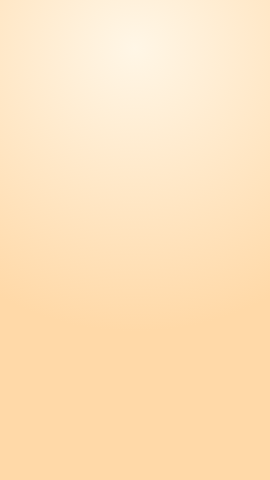
#> input picture art/export/bg/bg_ground.png, 270 x 480 px; its folder holds only this picture in this run
$ python -i uigate_lib.py   (imports and definitions only)
#> lines starting #> are read from the running program, lines starting #| are printed output that depends on the picture
# GENERATED by PrototypeFramework 0.4.2 from Documentation~/agent/tools/uigate_lib.py — do not edit here. Change it in the framework repo, then run Framework/Agent Docs/Sync (editor) or Tools/Build/pf-build.sh agentdocs.
"""Shared helpers for the UiGate tuning tools — parse a Visual Contract, read the judge archive,
run the judge, and compute the deterministic image metrics.

Nothing here decides a verdict. The judge (`Tools/pf/visual-judge.sh`) is the only thing that
answers a contract row; these helpers only count what it said, and measure the pixels with
arithmetic that does not involve a model, so the two can be compared.
"""

import glob
import math
import os
import re
import subprocess
from collections import Counter

# Synced into Tools/pf/ beside the judge. The DATA is the SKU's: UIGATE_ROOT (default Tools/UiGate,
# resolved from this file, not the cwd) holds contracts, captures and tuning/ — the same resolution
# visual-judge.sh uses, so every tool reads the one archive the judge writes.
HERE = os.path.dirname(os.path.abspath(__file__))
ROOT = os.path.abspath(os.path.join(HERE, "..", ".."))
UIGATE = os.path.abspath(os.environ.get("UIGATE_ROOT") or os.path.join(HERE, "..", "UiGate"))
ARCHIVE = os.path.abspath(os.environ.get("UIGATE_ARCHIVE_ROOT") or os.path.join(UIGATE, "captures"))
TUNING = os.path.join(UIGATE, "tuning")
JUDGE = os.path.join(HERE, "visual-judge.sh")

VERDICTS = ("SATISFIED", "VIOLATED", "CANNOT-TELL")


# --- the contract -------------------------------------------------------------------------------

# [47 lines left out: functions contract_section, contract_block, resolve, contract_rows, not called in this run]


def scored_rows(rows):
    """Rows a verdict can be scored on: every row except the declared CANNOT-TELL fallback."""
    return sorted(n for n, t in rows.items() if not t.upper().startswith("CANNOT-TELL FALLBACK"))


# --- the archive --------------------------------------------------------------------------------

# [71 lines left out: functions parse_record, records, halts, run_judge, majority, not called in this run]


# --- deterministic image metrics (Pillow only) ---------------------------------------------------

def _img(path, size=None):
#> called with path = '../../art/export/bg/bg_ground.png', size = (540, 960)
    from PIL import Image
    im = Image.open(path).convert("RGB")
    if size:
        im = im.resize(size, Image.LANCZOS)
#> im: PIL image 540x960 RGB
    return im


# [19 lines left out: functions _srgb_to_lab, _palette, not called in this run]


def _de(a, b):
    return math.sqrt(sum((p - q) ** 2 for p, q in zip(a, b)))


# [6 lines left out: function palette_distance, not called in this run]


def _gray(path, size=(54, 96)):
    return list(_img(path, size).convert("L").getdata())


# [18 lines left out: functions layout_correlation, colourfulness, not called in this run]


def detail(path):
    """Mean edge magnitude of a 540×960 greyscale — a proxy for rendered detail/finish."""
    from PIL import ImageFilter
    im = _img(path, (540, 960)).convert("L").filter(ImageFilter.FIND_EDGES)
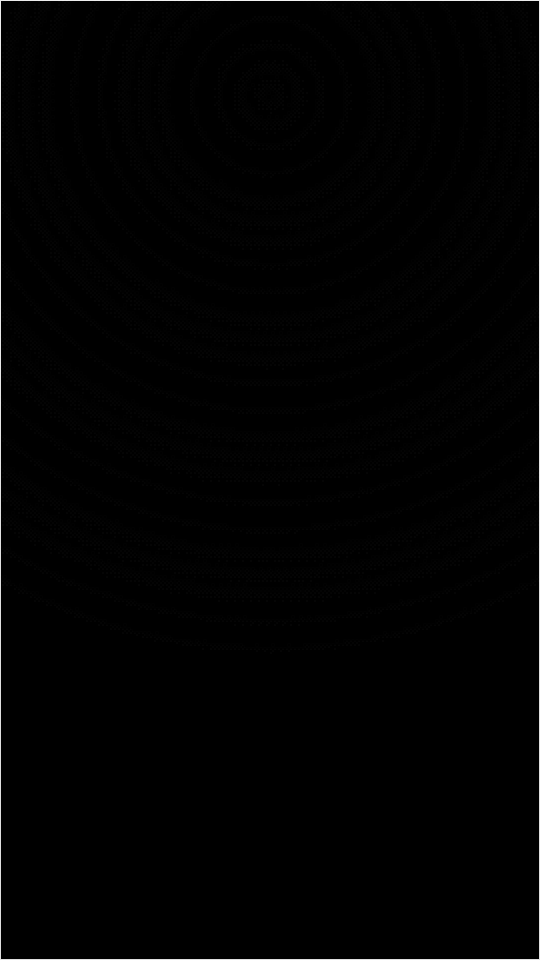
#> im: PIL image 540x960 L; min 0, max 243, mean 1.8
    v = list(im.getdata())
#> v = 518400 items
    return sum(v) / len(v)


# [10 lines left out: function image_metrics, not called in this run]

>>> result = detail('../../art/export/bg/bg_ground.png')
#> result = 1.81
